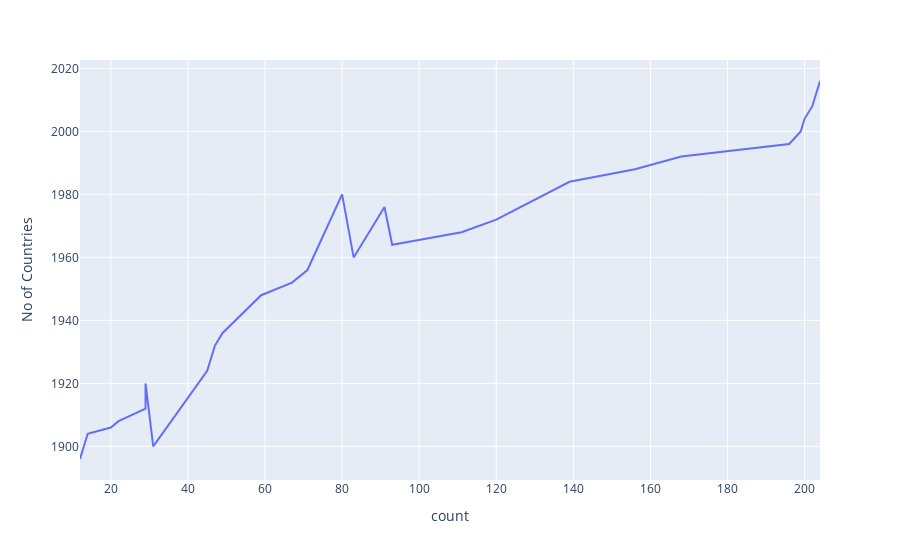

The notebook cell saved with this chart:
### Code cell
fig = px.line(nations_over_time, x="count", y="No of Countries")
fig.show()

### Figure 1 — Plotly figure (JSON) as saved in the notebook; plotly's stock layout.template omitted (floating-point values rounded to 4 significant figures)
{"data": [{"hovertemplate": "count=%{x}<br>No of Countries=%{y}<extra></extra>", "legendgroup": "", "line": {"color": "#636efa", "dash": "solid"}, "marker": {"symbol": "circle"}, "mode": "lines", "name": "", "orientation": "v", "showlegend": false, "type": "scatter", "x": [204, 203, 202, 200, 199, 196, 168, 156, 139, 120, 111, 93, 91, 83, 80, 71, 67, 59, 49, 47, 46, 45, 31, 29, 29, 22, 20, 14, 12], "xaxis": "x", "y": [2016, 2012, 2008, 2004, 2000, 1996, 1992, 1988, 1984, 1972, 1968, 1964, 1976, 1960, 1980, 1956, 1952, 1948, 1936, 1932, 1928, 1924, 1900, 1920, 1912, 1908, 1906, 1904, 1896], "yaxis": "y"}], "layout": {"legend": {"tracegroupgap": 0}, "margin": {"t": 60}, "xaxis": {"anchor": "y", "domain": [0, 1], "title": {"text": "count"}}, "yaxis": {"anchor": "x", "domain": [0, 1], "title": {"text": "No of Countries"}}}}
